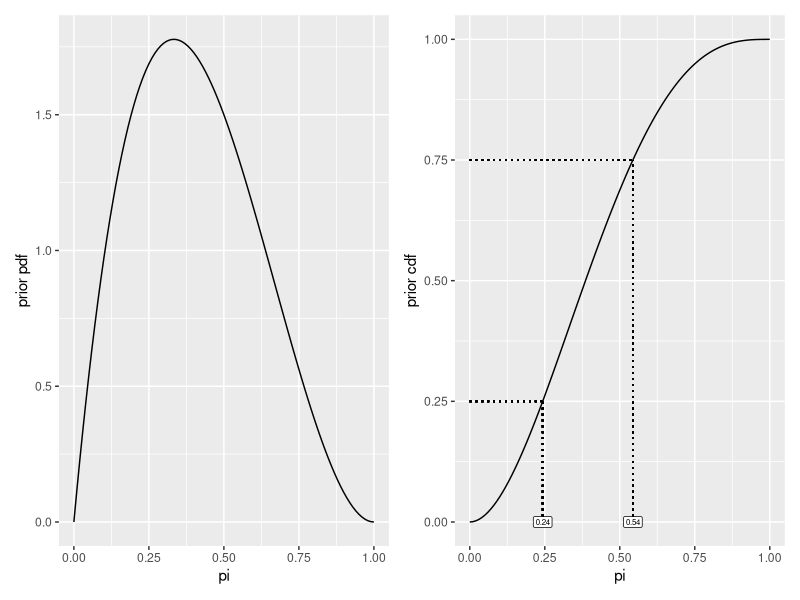

Source code (R):

rm(list = ls())

# load packages ----
library(tidyverse)
library(patchwork)

# set alpha and beta ----
alpha <- 2  # pushes the left side down
beta <- 3   # pushes the right slide down

# create some helpful functions ----
find_mode <- function(alpha, beta) {
  (alpha - 1)/(alpha + beta - 2)
}
find_mean <- function(alpha, beta) {
  alpha/(alpha + beta)
}
find_sd <- function(alpha, beta) {
  a <- alpha
  b <- beta
  v <- (a*b)/(((a + b)^2)*(a + b + 1))
  sqrt(v)
}

# compute mode, mean, sd
find_mode(alpha, beta)  
find_mean(alpha, beta)  
find_sd(alpha, beta)

# plot pdf and cdf ----
gg_data <- data.frame(x = seq(0, 1, length.out = 1000))
gg_base <- ggplot(gg_data, aes(x = x))
gg_pdf <- gg_base + 
  geom_function(fun = dbeta, args = list(shape1 = alpha, shape2 = beta)) + 
  labs(x = "pi",
       y = "prior pdf")
gg_cdf <- gg_base + 
  geom_function(fun = pbeta, args = list(shape1 = alpha, shape2 = beta)) + 
  geom_segment(x = qbeta(.25, alpha, beta),
               xend = qbeta(.25, alpha, beta),
               y = 0, 
               yend = 0.25, 
               linetype = "dotted") + 
  geom_segment(x = 0,
               xend = qbeta(.25, alpha, beta),
               y = 0.25, 
               yend = 0.25, 
               linetype = "dotted") + 
  annotate("label", size = 2,
           x = qbeta(.25, alpha, beta), 
           y = 0, 
           label = round(qbeta(.25, alpha, beta), 2)) + 
  geom_segment(x = qbeta(.75, alpha, beta),
               xend = qbeta(.75, alpha, beta),
               y = 0, 
               yend = 0.75, 
               linetype = "dotted") + 
  geom_segment(x = 0,
               xend = qbeta(.75, alpha, beta),
               y = 0.75, 
               yend = 0.75, 
               linetype = "dotted") + 
  annotate("label", size = 2,
           x = qbeta(.75, alpha, beta), 
           y = 0, 
           label = round(qbeta(.75, alpha, beta), 2)) + 
  labs(x = "pi",
       y = "prior cdf")

# draw the plots ----
gg_pdf + gg_cdf

# report beliefs in easily interpretable way
cat(paste0("Your prior says pi is about ", round(find_mean(alpha, beta), 2), 
           " give or take ", round(find_sd(alpha, beta), 2), " or so.\n",
           "Your prior says the most likely value of pi is ", round(find_mode(alpha, beta), 2), ".\n",
           "Your prior says pi has a 50% change of being larger than ", 
           round(qbeta(0.5, alpha, beta), 2), " (and a 50% chance of being smaller).\n",
           "Your prior says pi has a 50% chance of being between ", 
           round(qbeta(0.25, alpha, beta), 2), " and ", round(qbeta(0.75, alpha, beta), 2), ".\n",
           "Your prior says pi has a 95% chance of being between ", 
           round(qbeta(0.025, alpha, beta), 2), " and ", round(qbeta(0.975, alpha, beta), 2), ".\n"))
